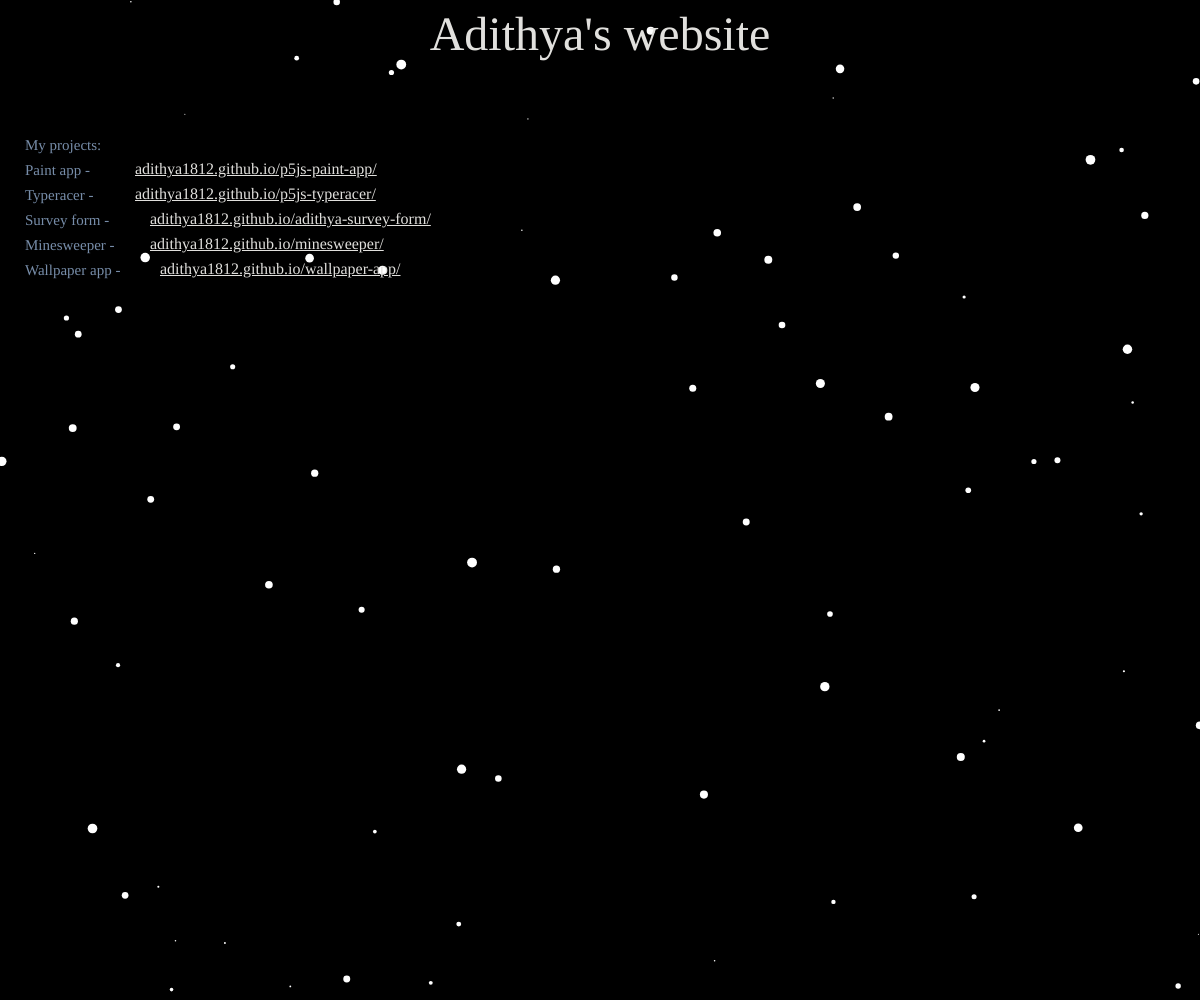
Frame 1 (no input)
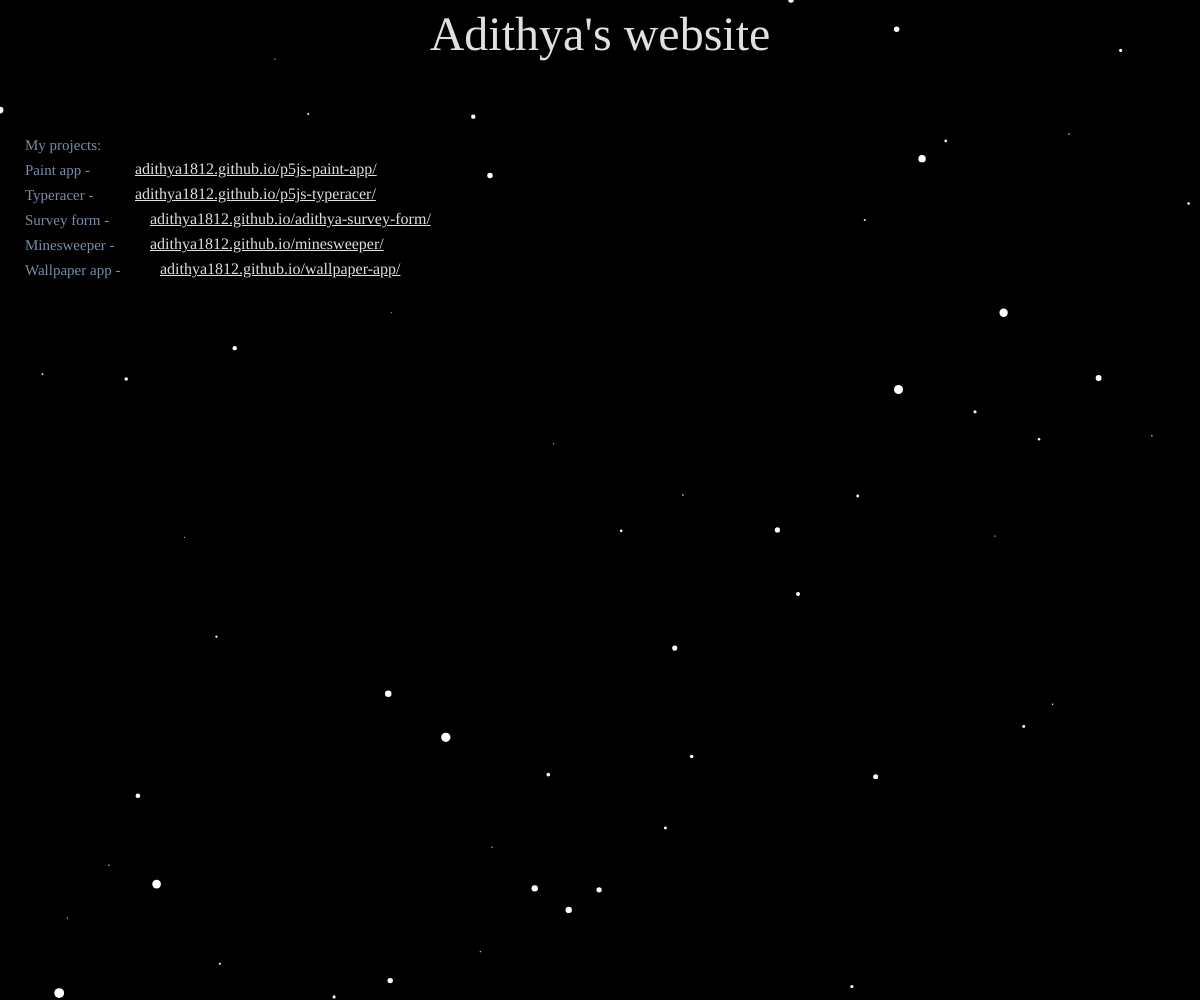
Frame 60 (no input)
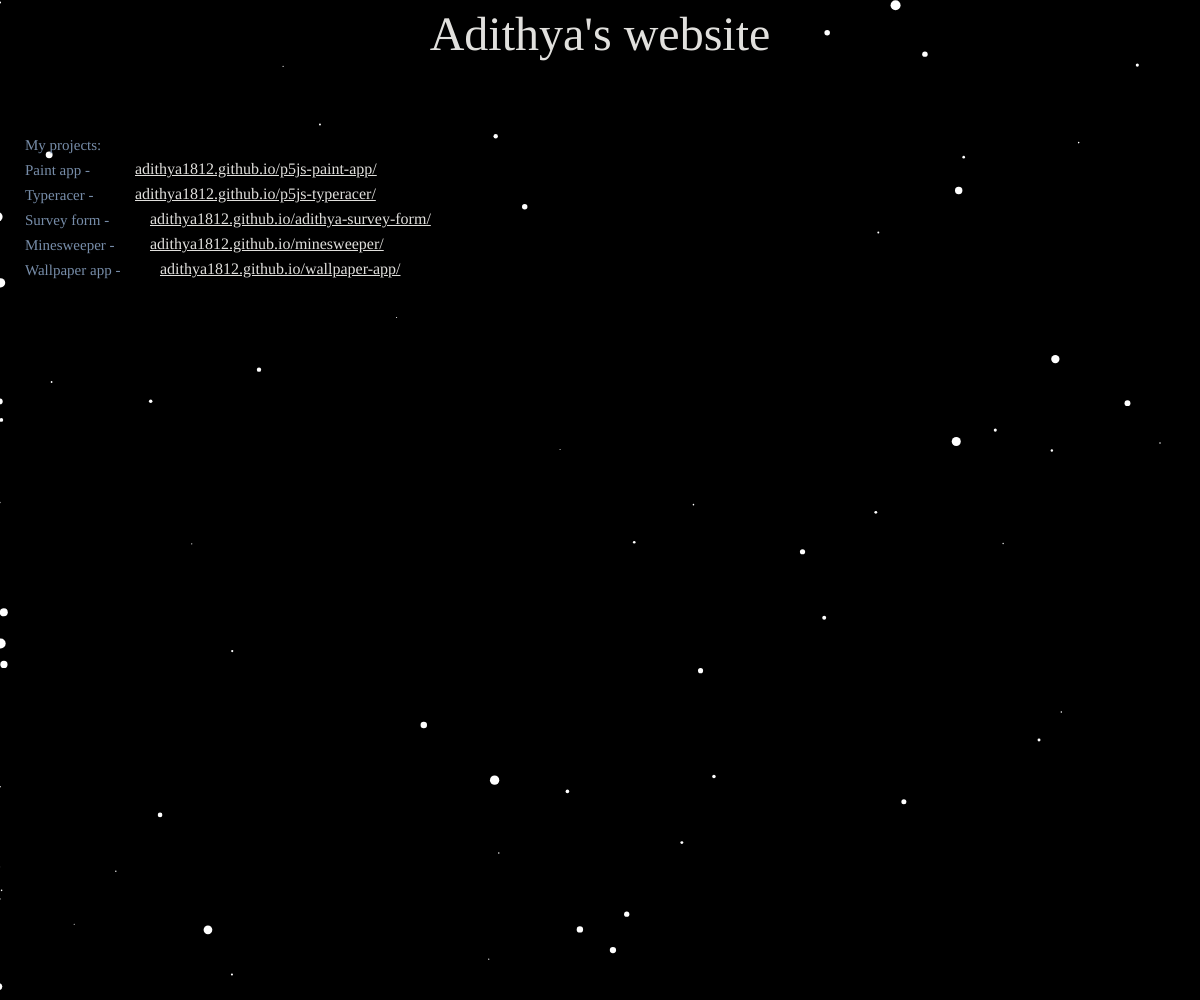
Frame 120 (the mouse pressed at the canvas centre since frame 60)

The p5.js sketch that drew these frames (run headless with seeded random() and noise() and a simulated clock; from frame 60 on, the mouse is pressed at the canvas centre):

// p5.js sketch
// ── sketch.js
let allowed = 80;
let tot = 0;
let paintApp;
let typeracer;
let minesweeper;
let wallpaperApp;
function preload() {
  paintApp = createA(
    "p5js-paint-app",
    "adithya1812.github.io/p5js-paint-app/"
  );
  typeracer = createA(
    "p5js-typeracer",
    "adithya1812.github.io/p5js-typeracer/"
  );
  survey = createA(
    "adithya-survey-form",
    "adithya1812.github.io/adithya-survey-form/"
  );
  minesweeper = createA(
    "minesweeper",
    "adithya1812.github.io/minesweeper/"
  );
  wallpaperApp = createA(
    "wallpaper-app",
    "adithya1812.github.io/wallpaper-app/"
  );
}
class particles {
  constructor(x, y, size) {
    this.x = x;
    this.y = y;
    this.pos = createVector(x, y);
    this.size = size;
    this.flag = true;
    this.ran = random(2, -2);
    tot++;
  }

  display() {
    fill(255);
    noStroke();
    if (this.flag) {
      circle(this.x, this.y, this.size);
    }
  }

  move() {
    this.x += ((velo.x + this.ran) * this.size) / 100;
    this.y += ((velo.y + this.ran) * this.size) / 100;
  }

  update() {
    if (this.flag) {
      if (
        this.x < 0 - 50 ||
        this.x > width + 50 ||
        this.y < 0 - 50 ||
        this.y > height + 50
      ) {
        tot--;
        this.flag = false;
        if (par.length > allowed * 5) {
          par.shift();
        }
      }
    } else {
      if (this.x >= 0 && this.y >= 0 && this.x <= width && this.y <= height) {
        tot++;
        this.flag = true;
      }
    }
  }
}

let par = [];
function setup() {
  createCanvas(windowWidth, windowHeight);
  for (let i = 0; i < allowed; i++) {
    par.push(new particles(random(0, width), random(0, height), random(1, 10)));
  }
}
let VX, VY;

function draw() {
  background("black");
  fill(0);
  rect(0, 0, width, 10);
  rect(0, 0, 10, height);
  //console.log(par.length);
  //console.log(tot);
  velo = createVector(-1 * (mouseX - width/2), -1 * (mouseY - height/2));
  for (let i = 0; i < par.length; i++) {
    par[i].display();
    par[i].move();
    par[i].update();
  }
  if (tot <= allowed) {
    par.push(
      new particles(
        random(width, 0),
        (mouseY >= height / 2) * (height + 100),
        random(1, 10)
      )
    );
    par.push(
      new particles(
        (mouseX > width / 2) * (width + 100),
        random(height, 0),
        random(1, 10)
      )
    );
  }
  fill("#E1E0DD");
  textSize(48);
  textAlign(CENTER);
  textFont("Maven Pro");
  text("Adithya's website", width / 2, 50);
  textAlign(LEFT);
  textSize(15);
  textFont("Roboto Mono");
  fill("#778DA9");
  text("My projects:", 25, 150);
  text("Paint app - ", 25, 175);
  paintApp.position(135, 160);
  paintApp.style("color", "#E1E0DD");
  text("Typeracer - ", 25, 200);
  typeracer.position(135, 185);
  typeracer.style("color", "#E1E0DD");
  text("Survey form - ", 25, 225);
  survey.position(150, 210);
  survey.style("color", "#E1E0DD");
  text("Minesweeper -", 25, 250);
  minesweeper.position(150, 235);
  minesweeper.style("color", "#E1E0DD");
  text("Wallpaper app -", 25, 275);
  wallpaperApp.position(160, 260);
  wallpaperApp.style("color", "#E1E0DD");
}
